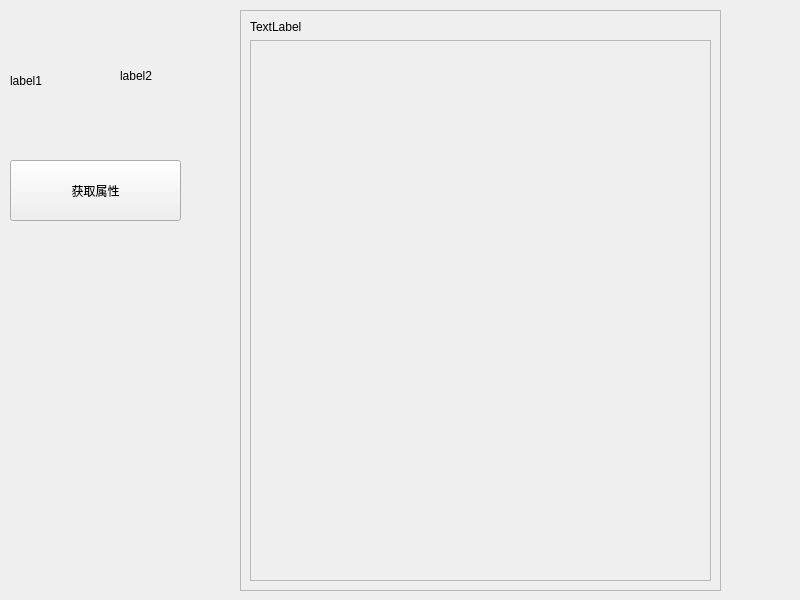
<?xml version="1.0" encoding="UTF-8"?>
<ui version="4.0">
 <class>Widget</class>
 <widget class="QWidget" name="Widget">
  <property name="geometry">
   <rect>
    <x>0</x>
    <y>0</y>
    <width>800</width>
    <height>600</height>
   </rect>
  </property>
  <property name="windowTitle">
   <string>Widget</string>
  </property>
  <property name="styleSheet">
   <string notr="true">font: 20pt &quot;微软雅黑&quot;;</string>
  </property>
  <widget class="QLabel" name="label">
   <property name="geometry">
    <rect>
     <x>10</x>
     <y>50</y>
     <width>91</width>
     <height>61</height>
    </rect>
   </property>
   <property name="text">
    <string>label1</string>
   </property>
  </widget>
  <widget class="QPushButton" name="pushButton">
   <property name="geometry">
    <rect>
     <x>10</x>
     <y>160</y>
     <width>171</width>
     <height>61</height>
    </rect>
   </property>
   <property name="text">
    <string>获取属性</string>
   </property>
  </widget>
  <widget class="QLabel" name="label_2">
   <property name="geometry">
    <rect>
     <x>120</x>
     <y>60</y>
     <width>91</width>
     <height>31</height>
    </rect>
   </property>
   <property name="text">
    <string>label2</string>
   </property>
  </widget>
  <widget class="QFrame" name="frame">
   <property name="geometry">
    <rect>
     <x>240</x>
     <y>10</y>
     <width>481</width>
     <height>581</height>
    </rect>
   </property>
   <property name="frameShape">
    <enum>QFrame::StyledPanel</enum>
   </property>
   <property name="frameShadow">
    <enum>QFrame::Raised</enum>
   </property>
   <layout class="QVBoxLayout" name="verticalLayout_2">
    <item>
     <widget class="QLabel" name="label_3">
      <property name="text">
       <string>TextLabel</string>
      </property>
     </widget>
    </item>
    <item>
     <widget class="QScrollArea" name="scrollArea">
      <property name="widgetResizable">
       <bool>true</bool>
      </property>
      <widget class="QWidget" name="scrollAreaWidgetContents">
       <property name="geometry">
        <rect>
         <x>0</x>
         <y>0</y>
         <width>459</width>
         <height>518</height>
        </rect>
       </property>
       <layout class="QVBoxLayout" name="verticalLayout">
        <item>
         <layout class="QFormLayout" name="formLayout"/>
        </item>
       </layout>
      </widget>
     </widget>
    </item>
   </layout>
  </widget>
 </widget>
 <resources/>
 <connections/>
</ui>
